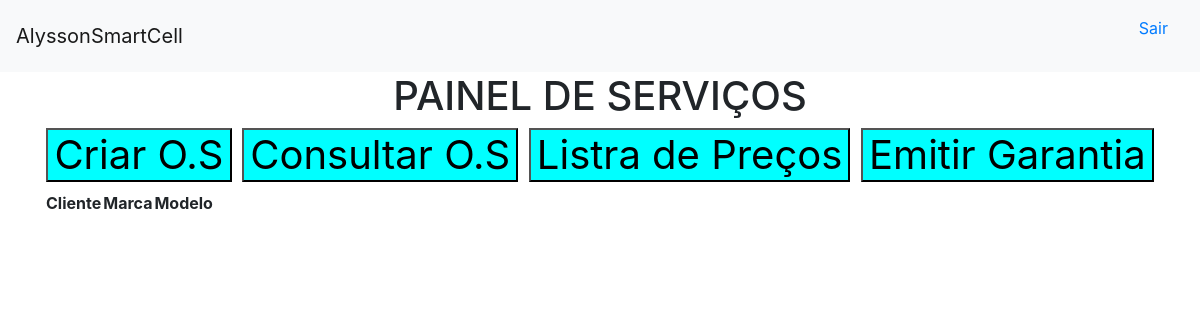
Page /inicial/ on the earlier database version.
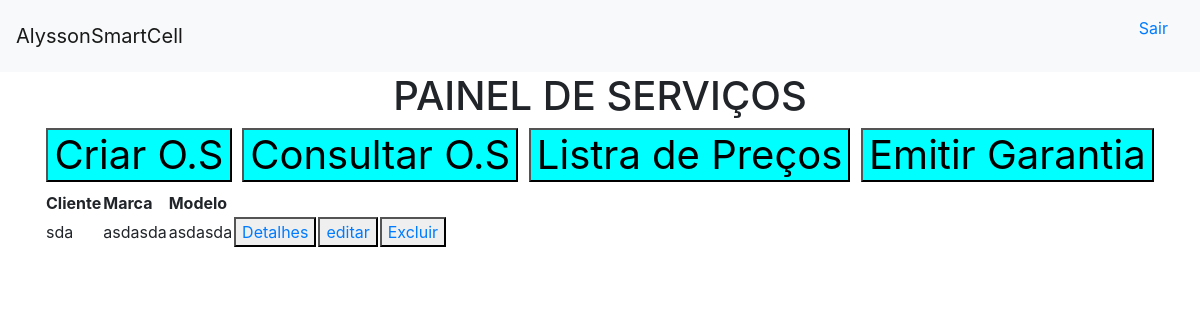
Same page on the later database version.
### OS/models.py (models this page shows)
class ordens_servico(models.Model):
    cliente = models.TextField(max_length=255)
    email = models.TextField(max_length=255)
    contato = models.FloatField()
    data = models.DateField(default=datetime.now)
    modelo = models.TextField(max_length=10)
    marca = models.TextField(max_length=10)
    avarias = models.BooleanField(default=False)
    if avarias == True:
        tipo_avaria = models.TextField()
    else:
        pass
    bateria = models.BooleanField(default=False)
    cartao_memoria = models.BooleanField(default=False)
    chip = models.BooleanField(default=False)
    tampa = models.BooleanField(default=False)
    capa = models.BooleanField(default=False)
    tela = models.BooleanField(default=False)
    display = models.BooleanField(default=False)
    touch = models.BooleanField(default=False)
    ligando = models.BooleanField(default=False)
    vibrando = models.BooleanField(default=False)
    oxidacao = models.BooleanField(default=False)
    botao_home = models.BooleanField(default=False)
    botao_power = models.BooleanField(default=False)
    botoes_volume = models.BooleanField(default=False)
    conector_carga = models.BooleanField(default=False)
    slot_chip= models.BooleanField(default=False)
    outros = models.BooleanField(default=False)
    bateria = models.BooleanField(default=False)
    senha = models.BooleanField(default=False)
    valor = models.FloatField
    defeito = models.TextField(max_length=50)

### users/views.py (the view)
# urls.py: path('inicial/', views_users.pagina_inicial, name='PaginaInicial'),
def pagina_inicial(request):
    dados = {
        'dados':ordens_servico.objects.all
    }
    return render(request, 'users/inicial.html', context=dados)

### users/templates/users/inicial.html (shortened to what this page needs)
{% extends 'users/base.html' %}
{% block conteudo %}
{% load crispy_forms_tags %}
<div class="container">
    <h1 style="text-align: center;">PAINEL DE SERVIÇOS</h1>
    <h1 style="text-align: center;font-size: 40px; " >
        <button style="background-color: cyan;" ><a href="novaos" style="color: black;">Criar O.S</a></button>
        <button style="background-color: cyan;"><a href="osdetalhes" style="color: black;">Consultar O.S</a></button>
        <button style="background-color: cyan;"><a href="{% url 'tabela' %}" style="color: black;">Listra de Preços</a></button>
        <button style="background-color: cyan;"><a href="{% url 'garantia' %}" style="color: black;">Emitir Garantia</a></button>
    </h1>
    <table>
        <tr>
            <th>Cliente</th>
            <th>Marca</th>
            <th>Modelo</th>
        </tr>
        {% for dado in dados %}
        <tr>
            <td>{{dado.cliente}}</td>
            <td>{{dado.marca}}</td>
            <td>{{dado.modelo}}</td>
            <td><button><a href="#">Detalhes</a></button></td>
            <td><button><a href="{% url 'editar' dado.id %}">editar</a></button></td>
            <td><button><a href="{% url 'excluir' dado.id %}">Excluir</a></button></td>
        </tr>
        {% endfor %}
    </table>
</div>
{% endblock %}

Differences in the rows shown:
added ordens_servico: cliente "sda", marca "asdasda", modelo "asdasda"
